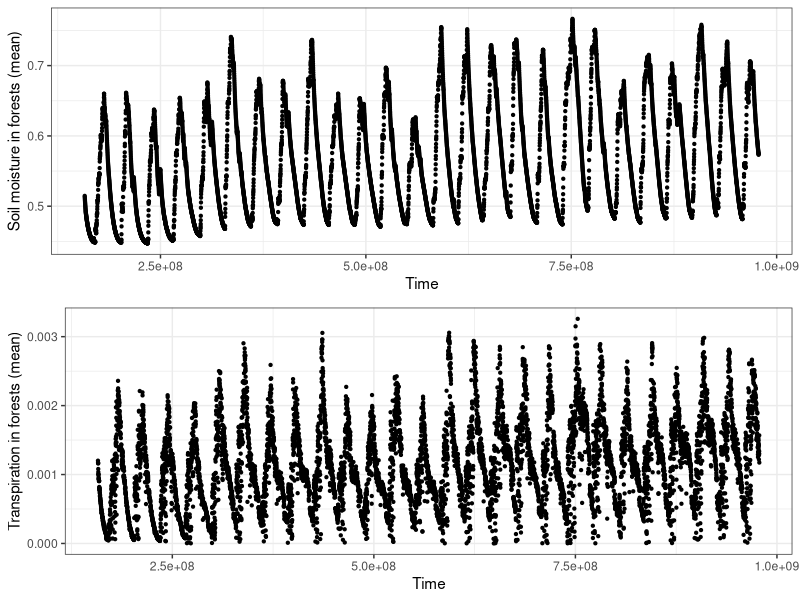
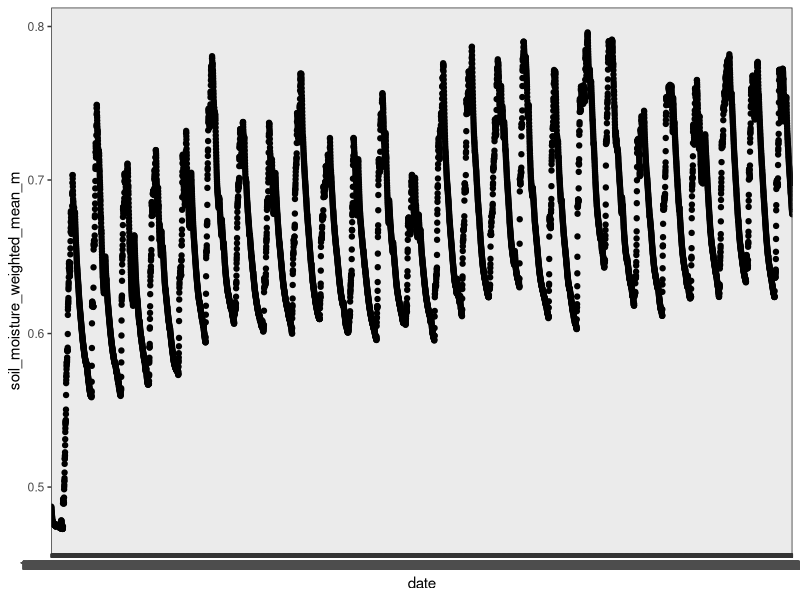
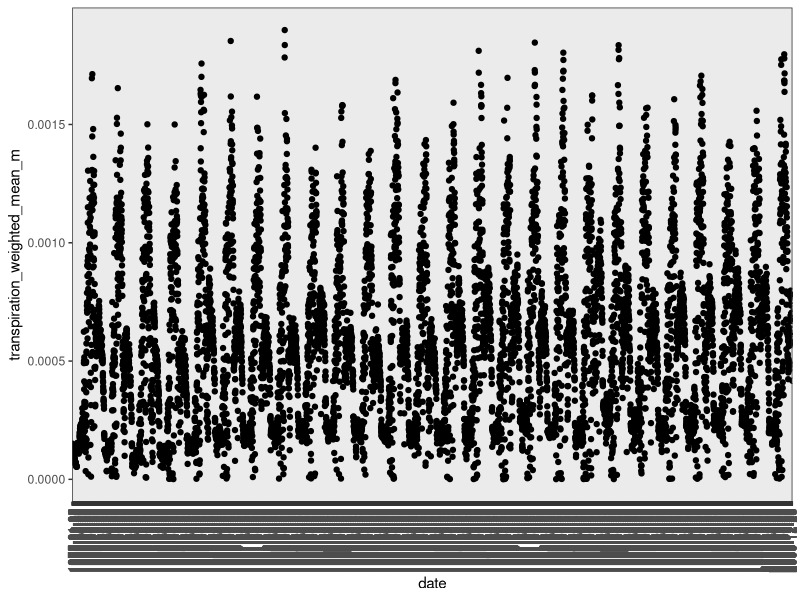
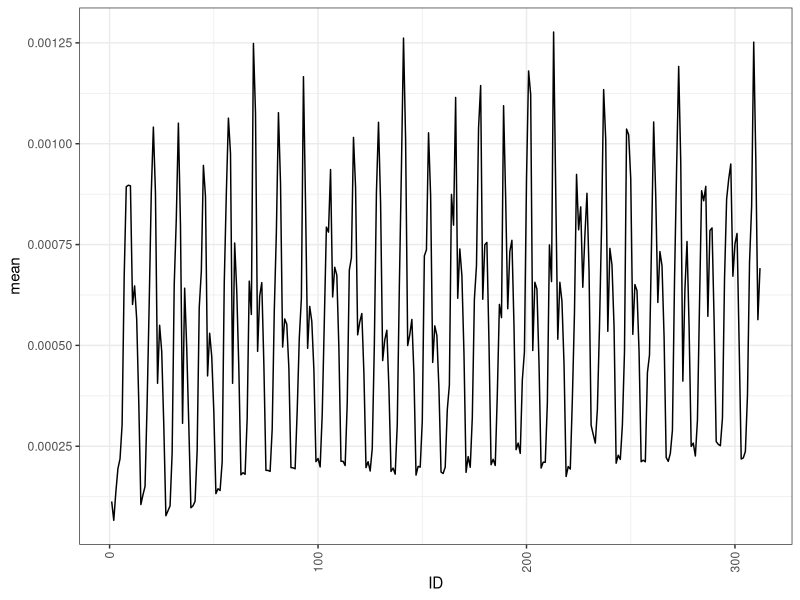
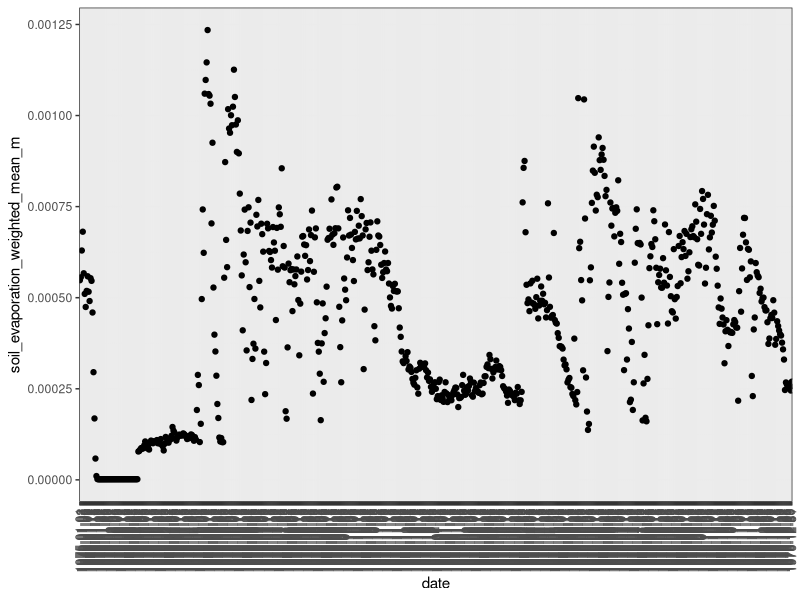

Source code (R) for these figures, in order:
# script to plot the output from GEB
# first section: plot stats by time files (csvs created from original zarr files using load_zarr.py)
# second section: plot weighted means files (csvs created directly from GEB)
# 12.06.25

# setwd("C:/Users/maxwell/OneDrive - University of Cambridge/Documents/09_IIASA/04_Work/bhima_processing")

library(tidyverse)
library(ggpubr) #ggarrange

#weighted means files (direct output from GEB run) - Note: need to check whether this is all cells or just forest cells
soil_moisture <- read.csv("data/spinup/test/soil_moisture_weighted_mean_m.csv")
transpiration <- read.csv("data/spinup/test/transpiration_weighted_mean_m.csv")
evaporation <- read.csv("data/spinup/test/soil_evaporation_weighted_mean_m.csv")

#stats by time (outputs of the file load_zarr.py)
soil_moisture_forest_long <- read.csv("data/spinup/test/processed/soil_moisture_stats_by_time.csv")
transpiration_forest_long <- read.csv("data/spinup/test/processed/transpiration_stats_by_time.csv")


soil_moisture_forest <- soil_moisture_forest_long %>% 
  pivot_wider(names_from = level_1, values_from = soil_moisture_forest_m)

transpiration_forest <- transpiration_forest_long %>% 
  pivot_wider(names_from = level_1, values_from = transpiration_forest_m)


################## From stats by time files (csvs created from original zarr files using load_zarr.py) ############

p<- ggplot(soil_moisture_forest)+
  # geom_ribbon(aes(x = time, ymin = ci_lower, ymax = ci_upper),
  #             fill = "green") +
  # geom_line(aes(x = time, y = ci_lower),
  #             color = "green") +
  # geom_line(aes(x = time, y = ci_upper),
  #           color = "green") +
  # geom_errorbar(aes(x = time, ymin = mean - std, ymax = mean + std), width = 0.1)+
  geom_point(aes(x = time, y = mean), size = 0.8)+
  theme_bw()+
  labs(x = "Time", y = "Soil moisture in forests (mean)")



q<- ggplot(transpiration_forest)+
  # geom_ribbon(aes(x = time, ymin = ci_lower, ymax = ci_upper),
  #             fill = "green") +
  # geom_line(aes(x = time, y = ci_lower),
  #             color = "green") +
  # geom_line(aes(x = time, y = ci_upper),
  #           color = "green") +
  # geom_errorbar(aes(x = time, ymin = mean - std, ymax = mean + std), width = 0.1)+
  geom_point(aes(x = time, y = mean), size = 0.8)+
  theme_bw()+
  labs(x = "Time", y = "Transpiration in forests (mean)")

soilmoisture_transpiration <- ggarrange(p, q,
                                     ncol = 1, nrow = 2)
soilmoisture_transpiration

# ggsave("data/spinup/test/plots/soilmoisture_transpiration_forests_from_zarr.png",soilmoisture_transpiration,
#        width = 15.36, height = 8.14)

################## From weighted means files (direct output from GEB) ############


p<- ggplot(soil_moisture, aes(x = date, y = soil_moisture_weighted_mean_m))+
  geom_point()+
  theme_bw()

p

## looking more closely at certain time
p<- transpiration %>% 
  mutate(Year = year(date),
         Month = month(date)) %>% 
  # filter(Year %in% (1975:1976)) %>%
  ggplot(aes(x = date, y = transpiration_weighted_mean_m))+
  geom_point()+
  theme_bw() + 
  theme(axis.text.x = element_text(angle = 90, vjust = 0.5, hjust=1))
p

summary<- transpiration %>% 
  mutate(Year = year(date),
         Month = month(date)) %>% 
  group_by(Year, Month) %>% 
  summarise(mean = mean(transpiration_weighted_mean_m)) %>%  
  # arrange(match(year.name,Year), match(month.name, Month)) %>% 
  mutate(year_month = paste(Year, Month, sep = "_")) %>% 
  mutate(year_month = as.factor(year_month)) %>% 
  ungroup() %>% 
  mutate(ID = row_number()) 

  
p<- ggplot(summary, aes(x = ID, y = mean))+
  geom_line()+
  theme_bw() + 
  # scale_x_continuous(labels = year_month)+
  theme(axis.text.x = element_text(angle = 90, vjust = 0.5, hjust=1))

p

p<- evaporation %>% 
  mutate(Year = year(date),
         Month = month(date)) %>% 
  filter(Year %in% (1975:1976)) %>%
  ggplot(aes(x = date, y = soil_evaporation_weighted_mean_m))+
  geom_point()+
  theme_bw() + 
  theme(axis.text.x = element_text(angle = 90, vjust = 0.5, hjust=1))
p
